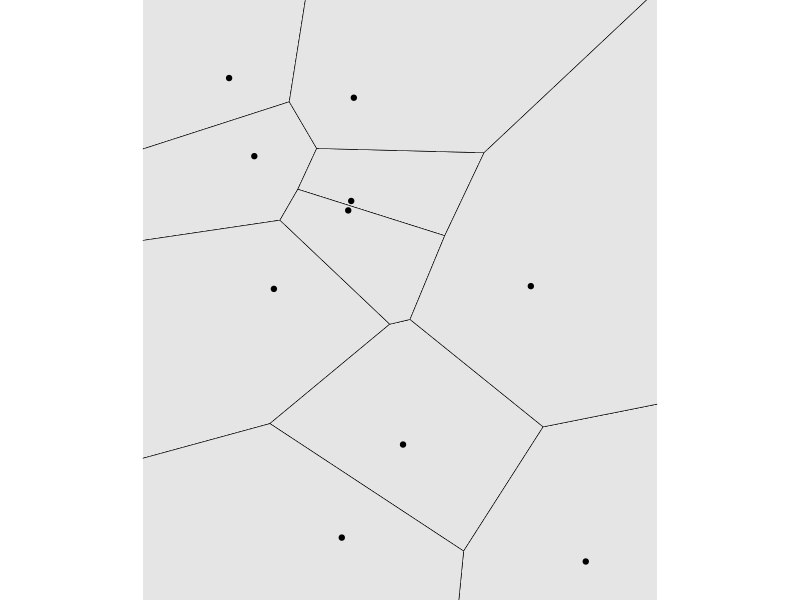
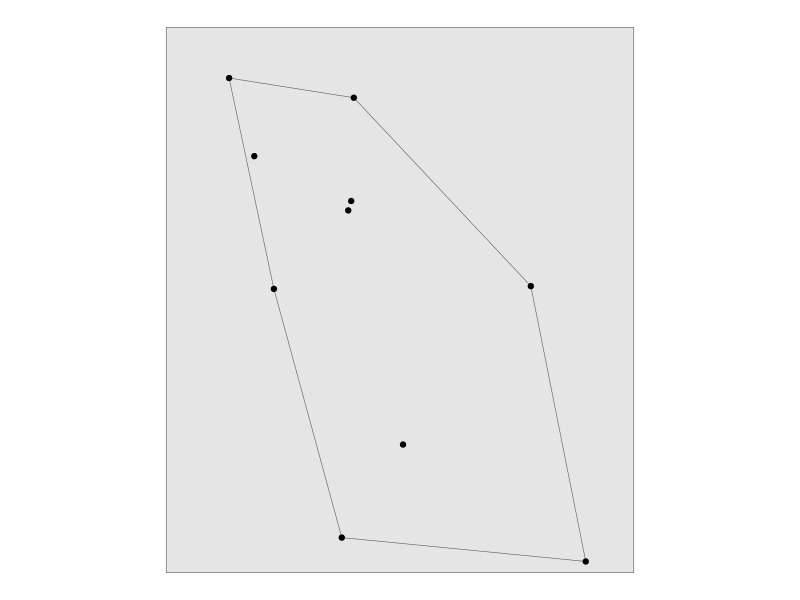

Write R code to recreate these figures, in order.
# We should use the voroni thing to randomise farm locations

library("tidyverse")
library("sf")

## Let's start with a square 50x50km landscape:
xrange <- c(0, 6)
yrange <- c(0, 7)
corners <- tribble(~x, ~y,
                   xrange[1], yrange[1],
                   xrange[2], yrange[1],
                   xrange[2], yrange[2],
                   xrange[1], yrange[2],
                   xrange[1], yrange[1]
)
landscape <- st_sfc(st_multipolygon(list(list(as.matrix(corners)))))

N <- 10
farms <- tibble(Farm=1:N, xloc=runif(N,xrange[1],xrange[2]), yloc=runif(N, yrange[1], yrange[2])) |>
  st_as_sf(coords=c("xloc","yloc"))

ggplot() +
  geom_sf(data=landscape) +
  geom_sf(data=st_voronoi(st_union(farms$geometry))) +
  geom_sf(data=farms) +
  coord_sf(xlim=xrange, ylim=yrange) +
  theme_void()

ggplot() +
  geom_sf(data=landscape) +
  geom_sf(data=st_convex_hull(st_union(farms$geometry))) +
  geom_sf(data=farms) +
  coord_sf(xlim=xrange, ylim=yrange) +
  theme_void()
